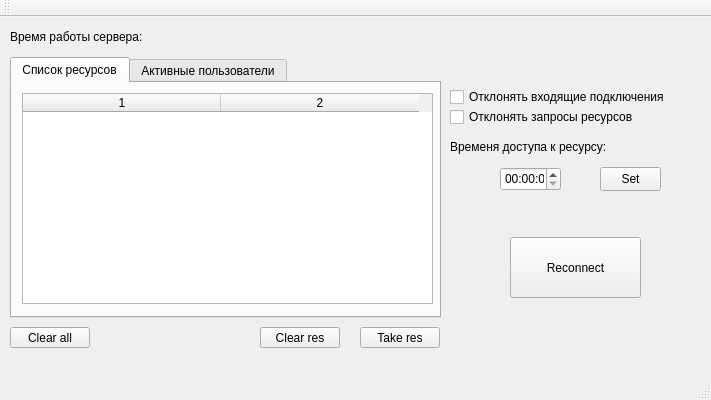
<?xml version="1.0" encoding="UTF-8"?>
<ui version="4.0">
 <class>MainWindow</class>
 <widget class="QMainWindow" name="MainWindow">
  <property name="geometry">
   <rect>
    <x>0</x>
    <y>0</y>
    <width>711</width>
    <height>400</height>
   </rect>
  </property>
  <property name="windowTitle">
   <string>MainWindow</string>
  </property>
  <widget class="QWidget" name="centralWidget">
   <widget class="QPushButton" name="clearAllRes_btn">
    <property name="geometry">
     <rect>
      <x>10</x>
      <y>310</y>
      <width>80</width>
      <height>21</height>
     </rect>
    </property>
    <property name="text">
     <string>Clear all</string>
    </property>
   </widget>
   <widget class="QPushButton" name="takeRes_btn">
    <property name="geometry">
     <rect>
      <x>360</x>
      <y>310</y>
      <width>80</width>
      <height>21</height>
     </rect>
    </property>
    <property name="text">
     <string>Take res</string>
    </property>
   </widget>
   <widget class="QCheckBox" name="rejectResReq_chkBox">
    <property name="geometry">
     <rect>
      <x>450</x>
      <y>70</y>
      <width>251</width>
      <height>20</height>
     </rect>
    </property>
    <property name="text">
     <string>Отклонять входящие подключения</string>
    </property>
   </widget>
   <widget class="QPushButton" name="setTime_btn">
    <property name="geometry">
     <rect>
      <x>600</x>
      <y>150</y>
      <width>61</width>
      <height>24</height>
     </rect>
    </property>
    <property name="text">
     <string>Set</string>
    </property>
   </widget>
   <widget class="QTabWidget" name="tabWidget">
    <property name="geometry">
     <rect>
      <x>10</x>
      <y>40</y>
      <width>431</width>
      <height>261</height>
     </rect>
    </property>
    <property name="currentIndex">
     <number>0</number>
    </property>
    <widget class="QWidget" name="tab">
     <attribute name="title">
      <string>Список ресурсов</string>
     </attribute>
     <widget class="QTableWidget" name="tableWidget">
      <property name="geometry">
       <rect>
        <x>10</x>
        <y>10</y>
        <width>411</width>
        <height>211</height>
       </rect>
      </property>
      <property name="rowCount">
       <number>0</number>
      </property>
      <property name="columnCount">
       <number>2</number>
      </property>
      <attribute name="horizontalHeaderDefaultSectionSize">
       <number>198</number>
      </attribute>
      <column/>
      <column/>
     </widget>
    </widget>
    <widget class="QWidget" name="tab_2">
     <attribute name="title">
      <string>Активные пользователи</string>
     </attribute>
     <widget class="QTableWidget" name="tableWidget_2">
      <property name="geometry">
       <rect>
        <x>10</x>
        <y>10</y>
        <width>411</width>
        <height>211</height>
       </rect>
      </property>
      <property name="showGrid">
       <bool>true</bool>
      </property>
      <property name="gridStyle">
       <enum>Qt::SolidLine</enum>
      </property>
      <property name="cornerButtonEnabled">
       <bool>true</bool>
      </property>
      <property name="rowCount">
       <number>0</number>
      </property>
      <property name="columnCount">
       <number>4</number>
      </property>
      <column/>
      <column/>
      <column/>
      <column/>
     </widget>
    </widget>
   </widget>
   <widget class="QCheckBox" name="rejectNewConn_chkBox">
    <property name="geometry">
     <rect>
      <x>450</x>
      <y>90</y>
      <width>251</width>
      <height>20</height>
     </rect>
    </property>
    <property name="text">
     <string>Отклонять запросы ресурсов</string>
    </property>
   </widget>
   <widget class="QLabel" name="label">
    <property name="geometry">
     <rect>
      <x>10</x>
      <y>10</y>
      <width>671</width>
      <height>20</height>
     </rect>
    </property>
    <property name="text">
     <string>Время работы сервера:</string>
    </property>
   </widget>
   <widget class="QLabel" name="label_2">
    <property name="geometry">
     <rect>
      <x>450</x>
      <y>120</y>
      <width>231</width>
      <height>20</height>
     </rect>
    </property>
    <property name="text">
     <string>Временя доступа к ресурсу:</string>
    </property>
   </widget>
   <widget class="QTimeEdit" name="timeEdit">
    <property name="geometry">
     <rect>
      <x>500</x>
      <y>150</y>
      <width>61</width>
      <height>24</height>
     </rect>
    </property>
   </widget>
   <widget class="QPushButton" name="clearRes_btn">
    <property name="geometry">
     <rect>
      <x>260</x>
      <y>310</y>
      <width>80</width>
      <height>21</height>
     </rect>
    </property>
    <property name="text">
     <string>Clear res</string>
    </property>
   </widget>
   <widget class="QPushButton" name="reconnect_btn">
    <property name="geometry">
     <rect>
      <x>510</x>
      <y>220</y>
      <width>131</width>
      <height>61</height>
     </rect>
    </property>
    <property name="text">
     <string>Reconnect</string>
    </property>
   </widget>
  </widget>
  <widget class="QMenuBar" name="menuBar">
   <property name="geometry">
    <rect>
     <x>0</x>
     <y>0</y>
     <width>711</width>
     <height>20</height>
    </rect>
   </property>
  </widget>
  <widget class="QToolBar" name="mainToolBar">
   <attribute name="toolBarArea">
    <enum>TopToolBarArea</enum>
   </attribute>
   <attribute name="toolBarBreak">
    <bool>false</bool>
   </attribute>
  </widget>
  <widget class="QStatusBar" name="statusBar"/>
 </widget>
 <layoutdefault spacing="6" margin="11"/>
 <resources/>
 <connections/>
</ui>
